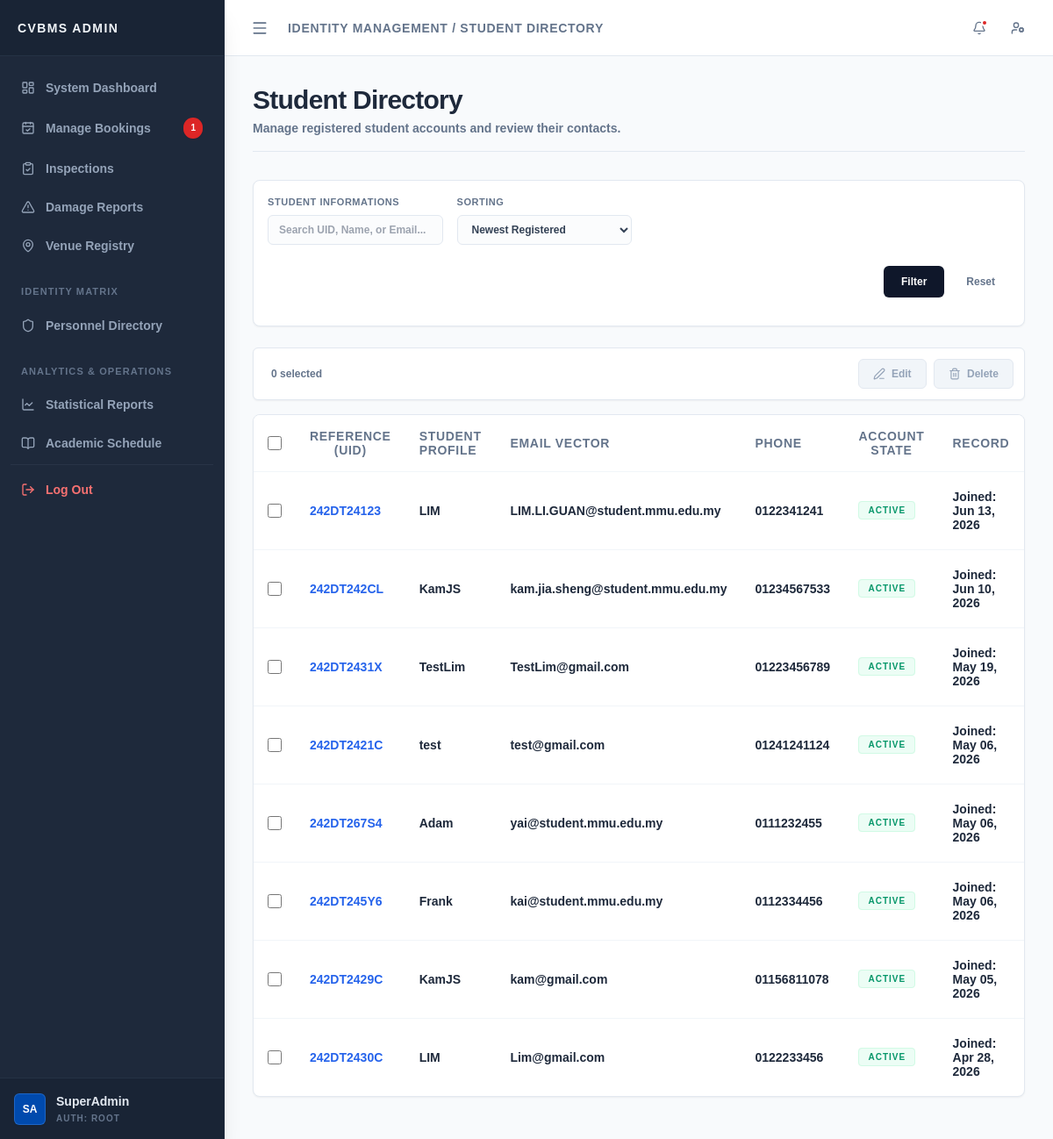
The page /admin/manage_students.php (signed in) on the database its author committed.
### tables this page shows
CREATE TABLE `user` (
  `uid` varchar(15) NOT NULL,
  `username` varchar(50) NOT NULL,
  `email` varchar(100) NOT NULL,
  `password` varchar(255) NOT NULL,
  `phone_num` varchar(20) NOT NULL,
  `profile_pic` varchar(255) NOT NULL DEFAULT '',
  `outstanding_debt` decimal(10,2) UNSIGNED NOT NULL DEFAULT 0.00,
  `account_status` enum('active','restricted') NOT NULL DEFAULT 'active',
  `created_at` timestamp NOT NULL DEFAULT current_timestamp()
);

### core/repositories/StudentRepository.php (called while the page is built, shortened)
<?php
class StudentRepository
{
    private mysqli $conn;
    public function __construct(mysqli $conn)
    {
        $this->conn = $conn;
    }
    public function getAllStudents(FilterBuilder $filterBuilder, string $sortOption)
    {
        $sql = "SELECT uid, username, email, phone_num, account_status AS status, created_at FROM user WHERE 1=1";
        $sql .= $filterBuilder->buildSqlWhere($this->conn);
        switch ($sortOption)
        {
            case 'newest':
            default:
                $sql .= " ORDER BY created_at DESC";
                break;
        }
        return $this->conn->query($sql);
    }
}
?>

### core/components/datagrid.php (the view, shortened to what this page needs)
<?php
function render_datagrid(array $schema, $dataset)
{
    $html = '<table class="custom-table w-full">';
    $html .= '<thead class="sticky top-0 z-10 bg-white"><tr>';
    if (!empty($schema['enable_checkbox']))
    {
        $html .= '<th class="w-12 text-center"><input type="checkbox" id="selectAll" onclick="toggleAll(this)" class="w-4 h-4 rounded border-slate-300 text-[#004aad] focus:ring-[#004aad]"></th>';
    }
    foreach ($schema['columns'] as $col)
    {
        $width = isset($col['width']) ? 'class="' . $col['width'] . '"' : '';
        $html .= "<th {$width}>" . htmlspecialchars($col['label']) . "</th>";
    }
    $html .= '</tr></thead><tbody>';
    $has_data = false;
    if ($dataset instanceof mysqli_result)
    {
        $has_data = $dataset->num_rows > 0;
        $rows = $dataset;
    }
    elseif (is_array($dataset))
    {
        $has_data = count($dataset) > 0;
        $rows = $dataset;
    }
    if ($has_data)
    {
        foreach ($rows as $row)
        {
            $html .= '<tr>';
            $row_attr = '';
    if (!empty($schema['row_action_url']))
    {
        $url = str_replace('%s', $row[$schema['primary_key']], $schema['row_action_url']);
        $row_attr = 'ondblclick="window.location.href=\''.htmlspecialchars($url).'\'" class="hover:bg-slate-50 transition-colors cursor-pointer"';
    }
    $html .= '<tr '.$row_attr.'>';
            if (!empty($schema['enable_checkbox']))
            {
                $primary_key = $schema['primary_key'] ?? 'id';
                $html .= '<td class="text-center"><input type="checkbox" name="'.$schema['checkbox_name'].'[]" value="'.$row[$primary_key].'" onclick="updateButtonStates()" class="row-cb w-4 h-4 rounded border-slate-300 text-[#004aad] focus:ring-[#004aad]"></td>';
            }
            foreach ($schema['columns'] as $col)
            {
                $html .= '<td>';
                $col_key = $col['key'] ?? null;
                $val = ($col_key !== null && isset($row[$col_key])) ? $row[$col_key] : '';
                switch ($col['type'])
                {
                    case 'text_bold':
                        $html .= '<span class="font-semibold text-slate-800 text-sm block">' . htmlspecialchars($val) . '</span>';
                        break;
                    case 'link':
                        $url = str_replace('%s', urlencode($val), $col['url_format']);
                        $html .= '<a href="' . htmlspecialchars($url) . '" class="td-text-mono">' . htmlspecialchars($val) . '</a>';
                        break;
                    case 'text_muted_mono':
                        $prefix = $col['prefix'] ?? '';
                        $html .= '<span class="td-text-mono text-slate-400">' . htmlspecialchars($prefix . $val) . '</span>';
                        break;
                    case 'text_mono':
                        $html .= '<span class="td-text-mono font-mono text-slate-600">' . htmlspecialchars($val) . '</span>';
                        break;
                    case 'map_badge':
                        $map = $col['map'][$val] ?? $col['default_map'] ?? ['label' => 'UNKNOWN', 'class' => 'bg-slate-50 text-slate-500'];
                        $html .= '<span class="px-2.5 py-1 rounded text-[10px] font-black uppercase tracking-widest border ' . $map['class'] . '">' . htmlspecialchars($map['label']) . '</span>';
                        break;
                }
                $html .= '</td>';
            }
            $html .= '</tr>';
        }
    }
    else
    {
        $colspan = count($schema['columns']) + (!empty($schema['enable_checkbox']) ? 1 : 0);
        $html .= '<tr><td colspan="'.$colspan.'" class="py-16 text-center text-slate-500 border-none hover:bg-transparent cursor-default"><span class="text-sm font-medium tracking-wide">No records found.</span></td></tr>';
    }
    $html .= '</tbody></table>';
    return $html;
}
?>

### assets/css/admin_css.css (style rules this page uses)
:root { font-size: 100%; }
html, body, body *, button, input, select, textarea { font-family: "Century Gothic", CenturyGothic, "Century", "Century Schoolbook", Arial, sans-serif !important; font-weight: 700; }
:root { --fiori-bg: #ffffff; --fiori-blue: #004aad; --fiori-text: #334155; --fiori-label: #64748b; --fiori-border: #e2e8f0; --fiori-readonly-bg: #f8fafc; --fiori-input-focus: #004aad; --fiori-success: #059669; --fiori-error: #dc2626; }
.custom-table { width: 100%; text-align: left; border-collapse: collapse; }
.custom-table thead { background-color: #ffffff; font-size: 14px; color: #64748b; font-weight: 600; text-transform: uppercase; letter-spacing: 0.05em; border-bottom: 1px solid #e2e8f0; }
.custom-table th { padding: 1rem; }
.custom-table tbody { font-size: 14px; }
.custom-table tr { transition: background-color 150ms ease-in-out; vertical-align: middle; cursor: pointer; border-bottom: 1px solid #f1f5f9; }
.custom-table tr:last-child { border-bottom: none; }
.custom-table td { padding: 1.25rem 1rem; }
.td-text-mono { font-family: system-ui, -apple-system, BlinkMacSystemFont, "Segoe UI", Roboto, "Helvetica Neue", Arial, sans-serif; font-size: 14px; color: #1e293b; display: block; transition: color 150ms ease-in-out; font-weight: 600; }
a.td-text-mono { color: #2563eb; text-decoration: none; }

### rows shown on the page
user: uid "242DT24123", username "LIM", email "LIM.LI.GUAN@student.mmu.edu.my", phone_num "0122341241", account_status "ACTIVE", val "Joined: Jun 13, 2026"
user: uid "242DT242CL", username "KamJS", email "kam.jia.sheng@student.mmu.edu.my", phone_num "01234567533", account_status "ACTIVE", val "Joined: Jun 10, 2026"
user: uid "242DT2431X", username "TestLim", email "TestLim@gmail.com", phone_num "01223456789", account_status "ACTIVE", val "Joined: May 19, 2026"
user: uid "242DT2421C", username "test", email "test@gmail.com", phone_num "01241241124", account_status "ACTIVE", val "Joined: May 06, 2026"
user: uid "242DT267S4", username "Adam", email "yai@student.mmu.edu.my", phone_num "0111232455", account_status "ACTIVE", val "Joined: May 06, 2026"
user: uid "242DT245Y6", username "Frank", email "kai@student.mmu.edu.my", phone_num "0112334456", account_status "ACTIVE", val "Joined: May 06, 2026"
user: uid "242DT2429C", username "KamJS", email "kam@gmail.com", phone_num "01156811078", account_status "ACTIVE", val "Joined: May 05, 2026"
user: uid "242DT2430C", username "LIM", email "Lim@gmail.com", phone_num "0122233456", account_status "ACTIVE", val "Joined: Apr 28, 2026"

### other values the page prints
$sidebar_brand_label "CVBMS ADMIN"
$pending_bookings_count "1"
$_SESSION['full_name'] "SuperAdmin"
$page_title "Student Directory"
$page_description "Manage registered student accounts and review their contacts."
$field['label'] "STUDENT INFORMATIONS"
$field['label'] "SORTING"
$col['label'] "REFERENCE (UID)"
$col['label'] "STUDENT PROFILE"
$col['label'] "EMAIL VECTOR"
$col['label'] "PHONE"
$col['label'] "ACCOUNT STATE"
$col['label'] "RECORD"
form field f_sort "Newest Registered"
